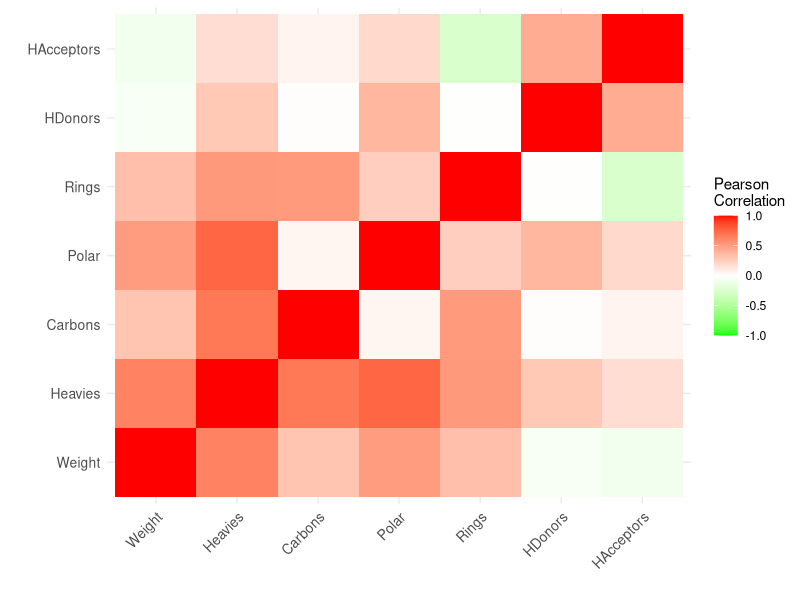
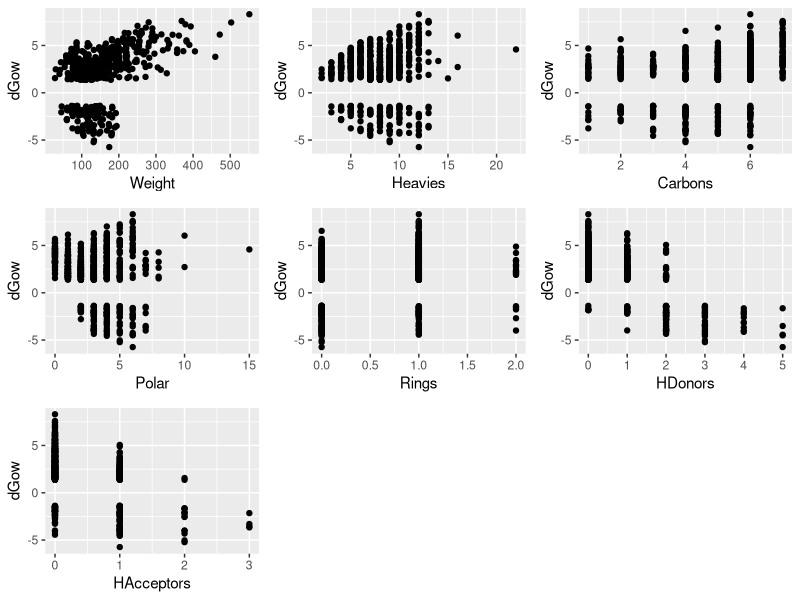

Recreate these plots in R, in order.
## ---- chunk 1
library(readxl)
data <- read_excel("../data.xlsx")
colnames(data)
## ---- chunk 2
library(ggplot2)
library(reshape2)

cormat<-melt(cor(data[,seq(5,dim(data)[2])]))

ii<-which(cormat[,"value"]==1)
maxv<-max(cormat[-ii,"value"])
maxi<-which(cormat["value"]==maxv)[1]

ggplot(data = cormat, aes(x=Var1, y=Var2, fill=value)) + scale_fill_gradient2(low="green", high="red", mid="white", midpoint=0, limit=c(-1,1), space="Lab", name="Pearson\nCorrelation") + xlab("") + ylab("")+ geom_tile() + theme_minimal() +  theme(axis.text.x=element_text(angle=45, vjust=1, size=10, hjust=1), axis.text.y = element_text(size=10))


## ---- chunk 3
p1<-ggplot(data=data, aes(x=Weight, y=dGow)) + geom_point() 
p2<-ggplot(data=data, aes(x=Heavies, y=dGow)) + geom_point()
p3<-ggplot(data=data, aes(x=Carbons, y=dGow)) + geom_point() 
p4<-ggplot(data=data, aes(x=Polar, y=dGow)) + geom_point() 
p5<-ggplot(data=data, aes(x=Rings, y=dGow)) + geom_point()
p6<-ggplot(data=data, aes(x=HDonors, y=dGow)) + geom_point() 
p7<-ggplot(data=data, aes(x=HAcceptors, y=dGow)) + geom_point() 
library(grid)
library(gridExtra)
grid.arrange(p1, p2, p3, p4, p5, p6, p7, ncol=3)
## ---- chunk 4
mm<-lm(dGow~Weight+Heavies+Carbons+Polar+Rings+HDonors+HAcceptors,data=data)
summary(mm)
